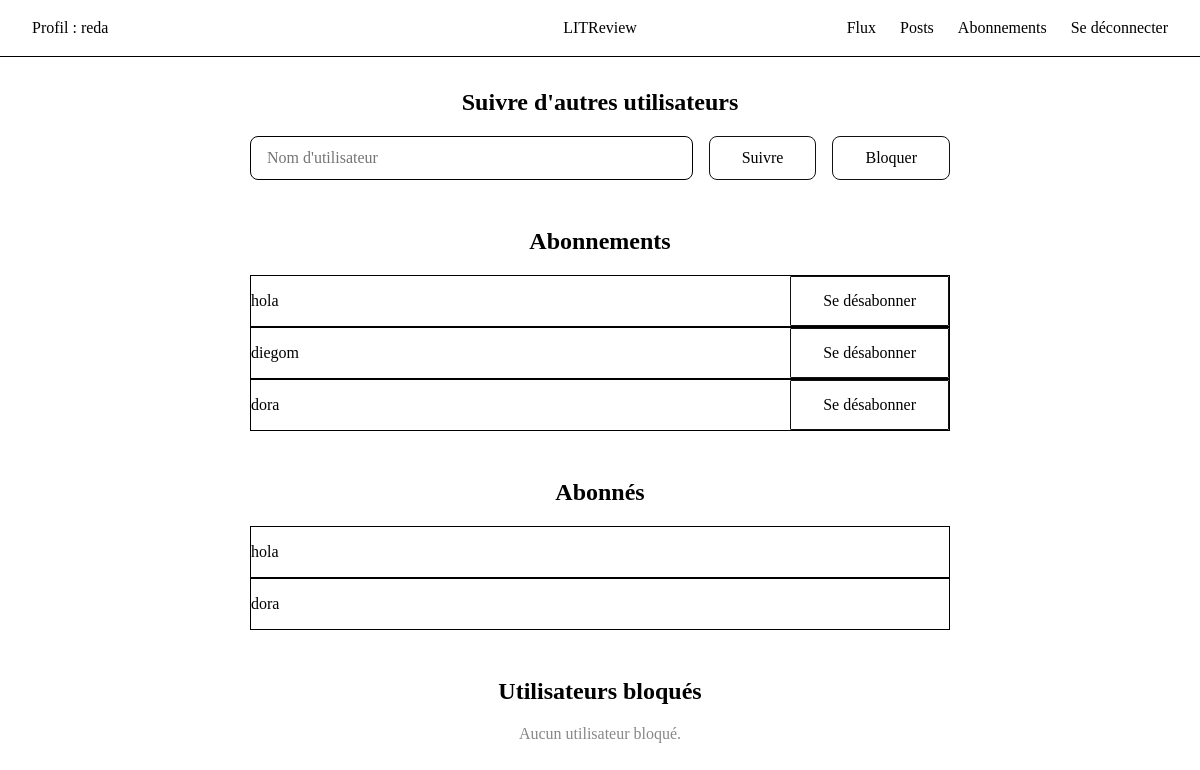
The app's page /follows/ (signed in), older data.
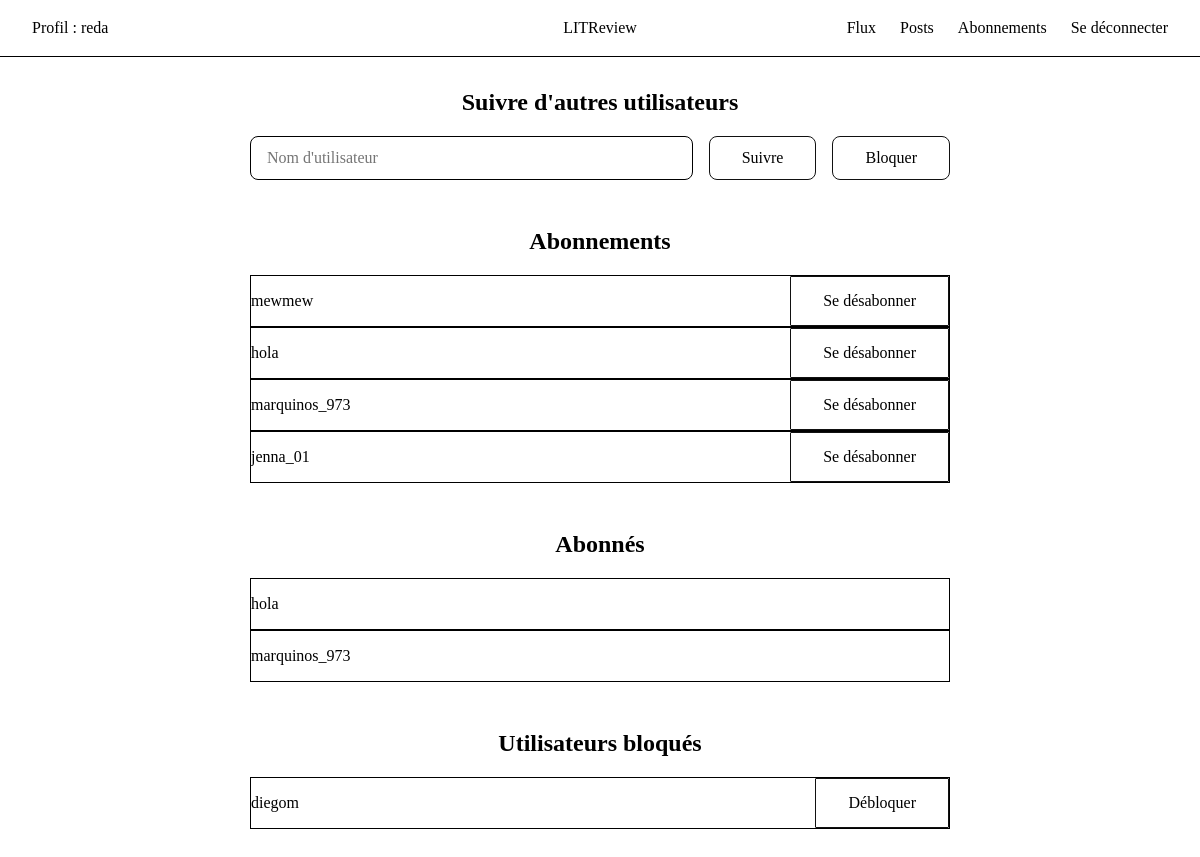
The same page, newer data.
### follows/models.py (models this page shows)
class UserFollows(models.Model):
    user = models.ForeignKey(
        to=settings.AUTH_USER_MODEL, on_delete=models.CASCADE, related_name="following"
    )
    followed_user = models.ForeignKey(
        to=settings.AUTH_USER_MODEL, on_delete=models.CASCADE, related_name="followed"
    )
    class Meta:
        unique_together = ("user", "followed_user")

class UserBlocks(models.Model):
    user = models.ForeignKey(
        to=settings.AUTH_USER_MODEL, on_delete=models.CASCADE, related_name="blocks"
    )
    blocked_user = models.ForeignKey(
        to=settings.AUTH_USER_MODEL, on_delete=models.CASCADE, related_name="blocked"
    )
    class Meta:
        unique_together = ("user", "blocked_user")

### follows/views.py (the view, shortened to what this page needs)
# urls.py: path("follows/", follows_views.follows, name="follows"),
@login_required(login_url="homepage")
def follows(request):
    relations_userfollows = UserFollows.objects.filter(user=request.user)
    relations_userisfollowed = UserFollows.objects.filter(followed_user=request.user)
    relations_userblocks = UserBlocks.objects.filter(user=request.user)
    return render(
        request,
        "follows.html",
        {
            "relations_userfollows": relations_userfollows,
            "relations_userisfollowed": relations_userisfollowed,
            "relations_userblocks": relations_userblocks,
        },
    )

### follows/templates/follows.html (shortened to what this page needs)
<!DOCTYPE html>
<html lang="fr">
<head>
</head>
<body>
<header>
    <div class="profil">
        <p>Profil : {{ request.user }}</p>
    </div>
    <a href="{% url 'homepage' %}" class="logo">LITReview</a>
    <nav>
        <a href="{% url 'feed' %}">Flux</a>
        <a href="{% url 'posts' %}">Posts</a>
        <a href="{% url 'follows' %}">Abonnements</a>
        <a href="{% url 'logout' %}">Se déconnecter</a>
    </nav>
</header>
<main>
    <h2>Suivre d'autres utilisateurs</h2>
    <form class="follow-form" method="POST">
        <input type="text" arialabel="Nom d'utilisateur" name="username" placeholder="Nom d'utilisateur">
        <button type="submit" name="action" value="follow">Suivre</button>
        <button type="submit" name="action" value="block">Bloquer</button>
    </form>
    <section>
        <h2>Abonnements</h2>
        {% if relations_userfollows %}
            {% for relation in relations_userfollows %}
                <form method="POST">
                    <div class="users_box">
                        <p>{{ relation.followed_user.username }}</p>
                        <button type="submit" name="action" value="unfollow">Se désabonner</button>
                    </div>
                </form>
            {% endfor %}
        {% else %}
            <p class="list-empty">Vous ne suivez aucun utilisateur pour le moment.</p>
        {% endif %}
    </section>
    <section>
        <h2>Abonnés</h2>
        {% if relations_userisfollowed %}
            {% for relation in relations_userisfollowed %}
                <div class="users_box">
                    <p>{{ relation.user.username }}</p>
                </div>
            {% endfor %}
        {% else %}
            <p class="list-empty">Personne ne vous suit pour le moment.</p>
        {% endif %}
    </section>
    <section>
        <h2>Utilisateurs bloqués</h2>
        {% if relations_userblocks %}
            {% for relation in relations_userblocks %}
            <form method="POST">
                <div class="users_box">
                    <p>{{ relation.blocked_user.username }}</p>
                    <button type="submit" name="action" value="unblock">Débloquer</button>
                </div>
            </form>
            {% endfor %}
        {% else %}
            <p class="list-empty">Aucun utilisateur bloqué.</p>
        {% endif %}
    </section>
</main>
</body>
</html>

Row changes from the older to the newer data that the page shows:
removed UserFollows: followed_user.username "diegom", shown under "Abonnements"
removed UserFollows: followed_user.username "dora", shown under "Abonnements"
removed UserFollows: user.username "dora", shown under "Abonnés"
added UserFollows: followed_user.username "mewmew", shown under "Abonnements"
added UserFollows: followed_user.username "marquinos_973", shown under "Abonnements"
added UserFollows: followed_user.username "jenna_01", shown under "Abonnements"
added UserFollows: user.username "marquinos_973", shown under "Abonnés"
added UserBlocks: blocked_user.username "diegom"
Text that changed along with them:
text no longer shown: "Aucun utilisateur bloqué."
